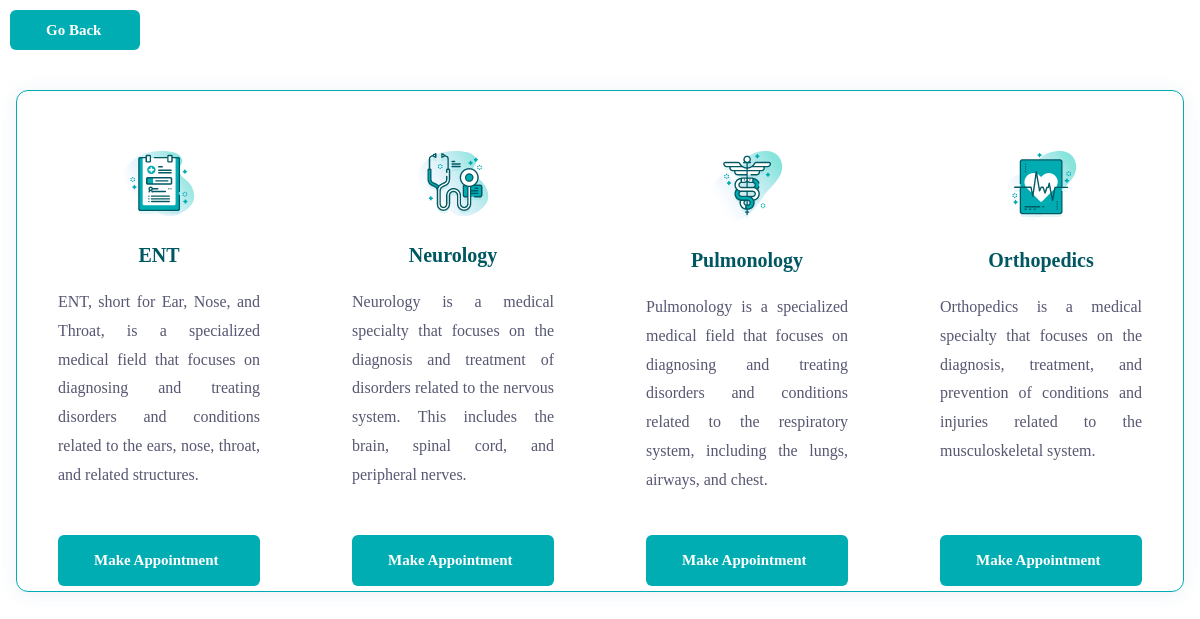
The page /php/viewMoreServices.php on the database as committed earlier.
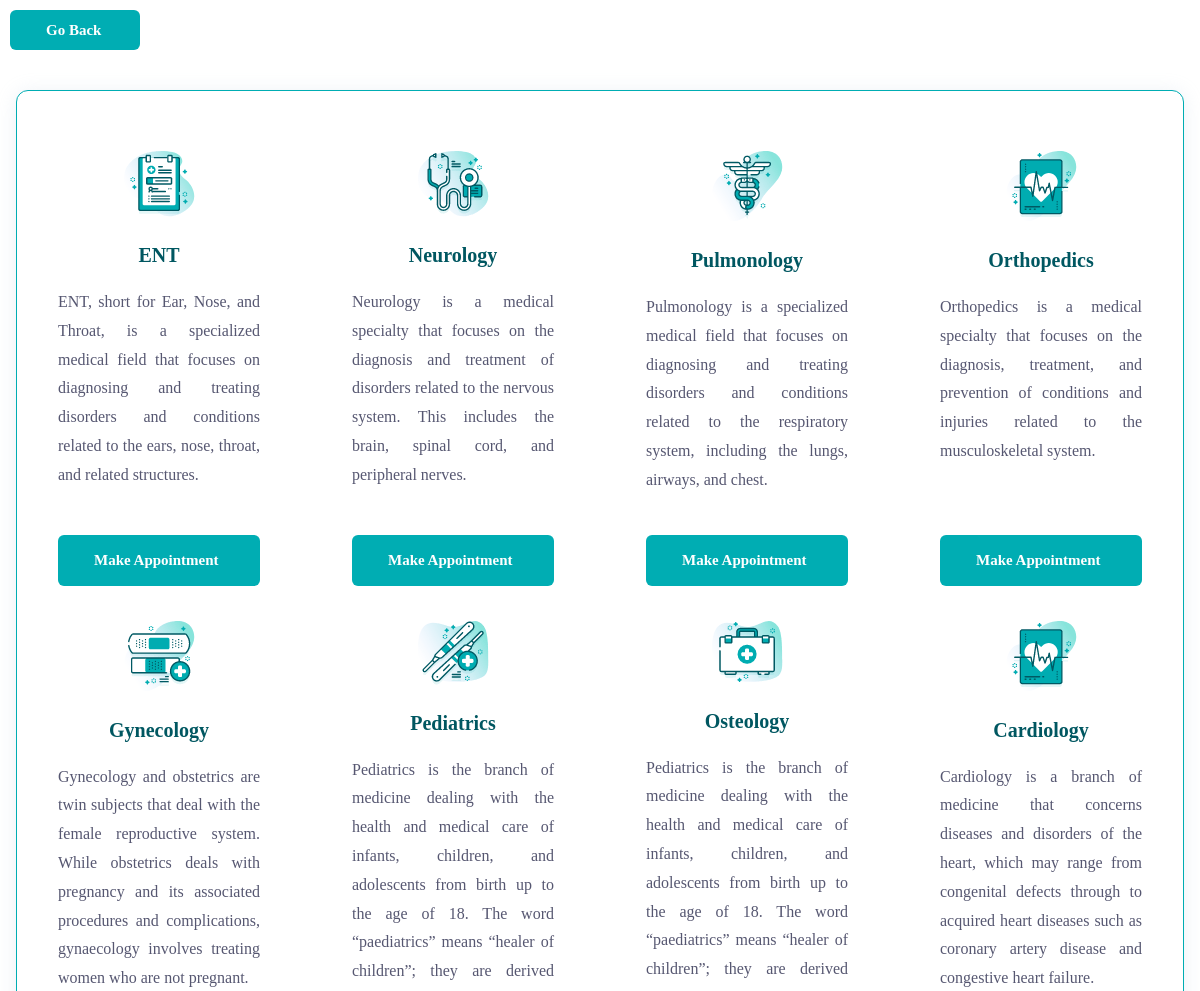
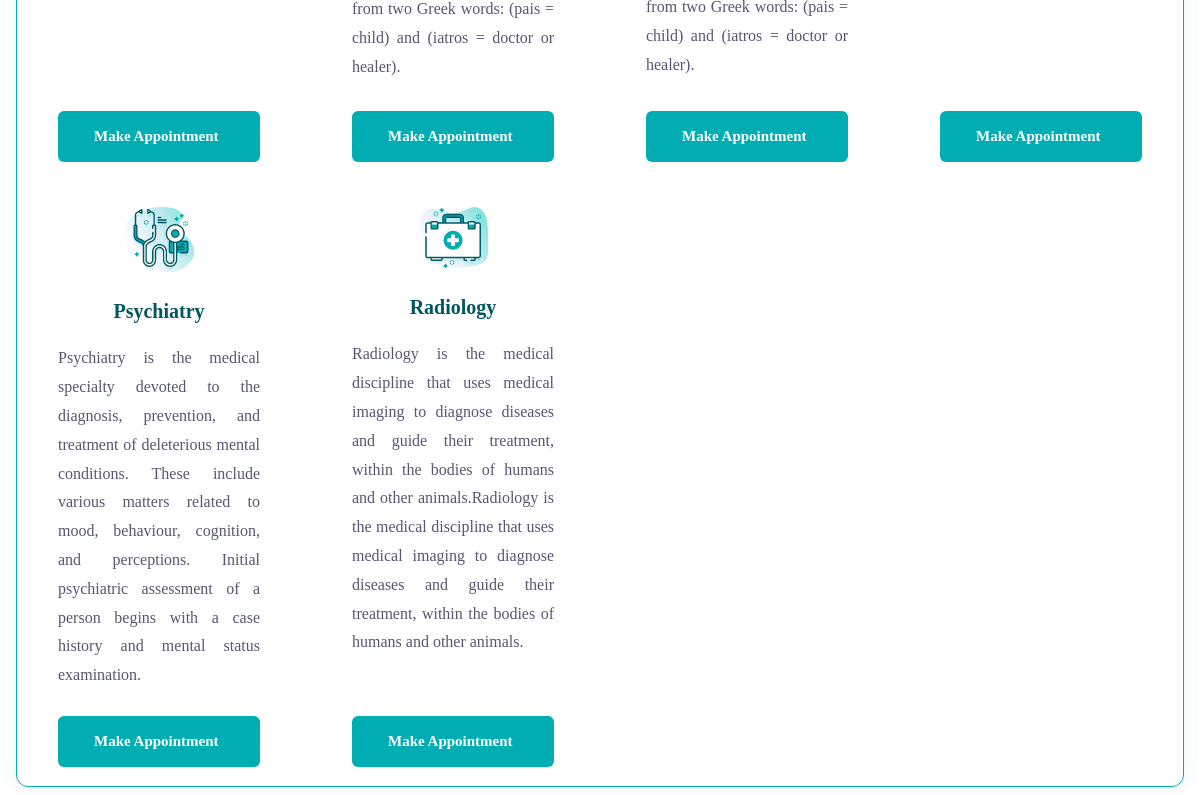
The same page on the database as committed later (2 pictures, top to bottom).
### tables this page shows
CREATE TABLE services (
  serviceId INT PRIMARY KEY AUTO_INCREMENT,
  icon VARCHAR(255) NOT NULL,
  title VARCHAR(255) NOT NULL,
  description TEXT NOT NULL
);

### php/viewMoreServices.php (the view, shortened to what this page needs)
<link rel="stylesheet" href="../css/style.css">
<?php include 'connectToDatabase.php'; ?>
<div style="width: 130px; margin: 10px 10px;">
  <a href="../index.php" class="btn has-before title-md" style=" height: 40px;">Go Back</a>
</div>
<section class="service" style="margin-top: 100px;">
  <div class="container" id="serviceBar" style="margin-bottom:65px;">
    <ul class="service-list" style=" border: solid 1px hsl(182, 100%, 35%);">
      <?php
      $query = "SELECT * FROM services";
      $result = mysqli_query($connection, $query);
      while ($row = mysqli_fetch_assoc($result)) {
        $iconSrc = $row['icon'];
        $title = $row['title'];
        $description = $row['description'];
        ?>
          <li>
            <div class="container">
              <div class="service-card">
                <div class="card-icon">
                  <img src="<?php echo "../" . $iconSrc; ?>" width="71" height="71" alt="icon">
                </div>
                <h3 class="headline-sm card-title">
                  <a href="../scheduleAppointment.html"><?php echo $title; ?></a>
                </h3>
                <p class="card-text" style="text-align:justify;">
                  <?php echo $description; ?>
                </p>
              </div>
              <div class="btn has-before title-md">
              <a href="../scheduleAppointment.html">Make Appointment</a>
              </div>
            </div>
          </li>
      <?php } ?>
    </ul>
  </div>
</section>

### css/style.css (style rules this page uses)
*, *::before, *::after { margin: 0; padding: 0; box-sizing: border-box; }
li { list-style: none; }
a, img, span, time, input, button, ion-icon { display: block; }
a { color: inherit; text-decoration: none; }
img { height: auto; }
.container { padding-inline: 16px; }
.headline-md, .headline-sm { line-height: 1.3; }
.headline-md, .headline-sm { color: hsl(186, 100%, 19%); }
.headline-sm { font-size: 2rem; }
.title-md { font-size: 1.5rem; }
.has-before, .has-after { position: relative; z-index: 1; }
.has-before::before, .has-after::after { content: ""; position: absolute; }
.btn { background-color: hsl(182, 100%, 35%); color: hsl(0, 0%, 100%); font-weight: 700; padding: 12px 36px; display: flex; align-items: center; gap: 8px; border-radius: 6px; overflow: hidden; }
.btn::before { top: 0; left: -100%; width: 100%; height: 100%; background-color: hsl(0, 0%, 13%); border-radius: 6px; transition: 0.5s ease; z-index: -1; }
.service-list { padding-block: 60px 30px; padding-inline: 25px; display: grid; gap: 30px; border-radius: 12px; margin-block-start: -60px; background-color: hsl(0, 0%, 100%); box-shadow: 0px 2px 20px hsla(209, 36%, 72%, 0.2); }
.service-card { text-align: center; height: 90%; }
.service-card .card-icon, .btn-circle { max-width: max-content; margin-inline: auto; }
.service-card .card-icon { margin-block-end: 25px; }
.service-card .card-text { margin-block: 20px 15px; }
@media (min-width: 768px) { .container { max-width: 750px; width: 100%; margin-inline: auto; } }
@media (min-width: 768px) { .service-list { grid-template-columns: 1fr 1fr; } }
@media (min-width: 992px) { .container { max-width: 940px; } }
@media (min-width: 992px) { .service-list { grid-template-columns: repeat(4, 1fr); } }
@media (min-width: 1200px) { .container { max-width: 1200px; } }

### php/viewMoreServices.php (style rules this page uses)
.service-list { grid-row-gap: 60px; gap: 60px; }

Rows that differ between the two databases and show on the page:
added services: icon (picture), title "Gynecology", description "Gynecology and obstetrics are twin subjects that deal with the female reproductive system. While obstetrics deals with pregnancy and its associated procedures and complications, gynaecology involves treating women who are not pregnant."
added services: icon (picture), title "Pediatrics", description "Pediatrics is the branch of medicine dealing with the health and medical care of infants, children, and adolescents from birth up to the age of 18. The word “paediatrics” means “healer of children”; they are derived from two Greek words: (pais = child) and (iatros = doctor or healer)."
added services: icon (picture), title "Osteology", description "Pediatrics is the branch of medicine dealing with the health and medical care of infants, children, and adolescents from birth up to the age of 18. The word “paediatrics” means “healer of children”; they are derived from two Greek words: (pais = child) and (iatros = doctor or healer)."
added services: icon (picture), title "Cardiology", description "Cardiology is a branch of medicine that concerns diseases and disorders of the heart, which may range from congenital defects through to acquired heart diseases such as coronary artery disease and congestive heart failure."
added services: icon (picture), title "Psychiatry", description "Psychiatry is the medical specialty devoted to the diagnosis, prevention, and treatment of deleterious mental conditions. These include various matters related to mood, behaviour, cognition, and perceptions. Initial psychiatric assessment of a person begins with a case history and mental status examination."
added services: icon (picture), title "Radiology", description "Radiology is the medical discipline that uses medical imaging to diagnose diseases and guide their treatment, within the bodies of humans and other animals.Radiology is the medical discipline that uses medical imaging to diagnose diseases and guide their treatment, within the bodies of humans and other animals."
